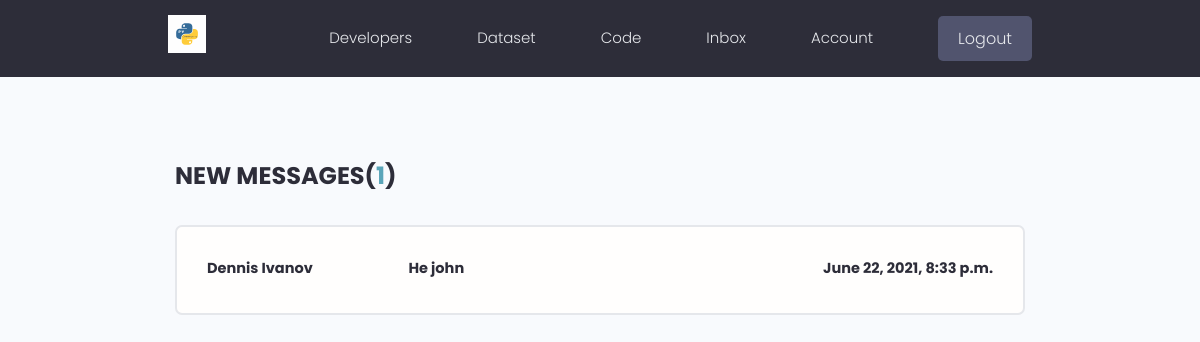
The app's page /inbox/ (signed in), older data.
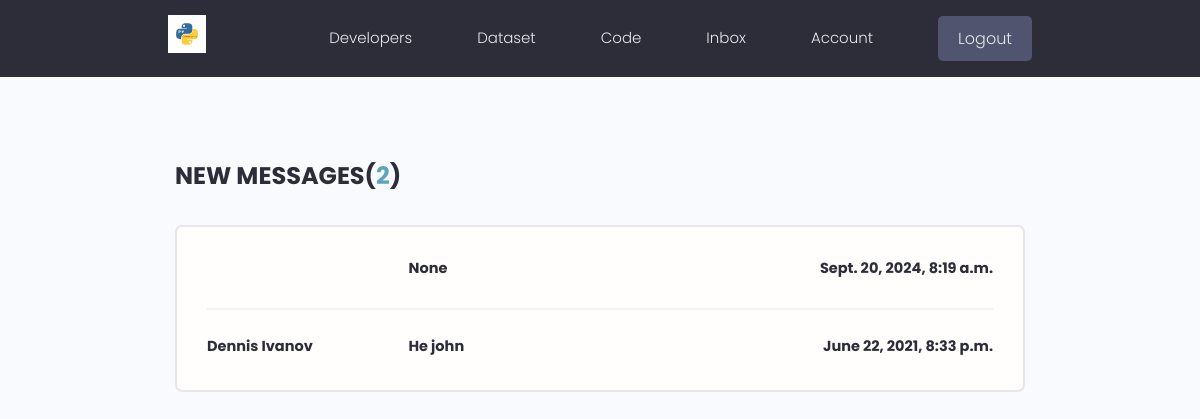
The same page, newer data.
### users/models.py (models this page shows, shortened)
class Message(models.Model):
    sender = models.ForeignKey(
        Profile, on_delete=models.SET_NULL, null=True, blank=True)
    recipient = models.ForeignKey(
        Profile, on_delete=models.SET_NULL, null=True, blank=True, related_name="messages")
    name = models.CharField(max_length=200, null=True, blank=True)
    email = models.EmailField(max_length=200, null=True, blank=True)
    subject = models.CharField(max_length=200, null=True, blank=True)
    body = models.TextField()
    is_read = models.BooleanField(default=False, null=True)
    created = models.DateTimeField(auto_now_add=True)
    id = models.UUIDField(default=uuid.uuid4, unique=True,
                          primary_key=True, editable=False)
    class Meta:
        ordering = ['is_read', '-created']

### users/views.py (the view)
# urls.py: path('inbox/', views.inbox, name="inbox"),
@login_required(login_url='login')
def inbox(request):
    profile = request.user.profile
    messageRequests = profile.messages.all()
    unreadCount = messageRequests.filter(is_read=False).count()
    context = {'messageRequests': messageRequests, 'unreadCount': unreadCount}
    return render(request, 'users/inbox.html', context)

### users/templates/users/inbox.html
{% extends 'main.html' %}
{% block content %}
<main class="inbox my-xl">
  <div class="content-box">
    <h3 class="inbox__title">New Messages(<span>{{unreadCount}}</span>)</h3>
    <ul class="messages">
      {% for message in messageRequests %}
      {% if message.is_read == False %}
      <li class="message message--unread">
        {% else %}
      <li class="message">
        {% endif %}
        <a href="{% url 'message' message.id %}">
          <span class="message__author">{{message.name}}</span>
          <span class="message__subject">{{message.subject}}</span>
          <span class="message__date">{{message.created}}</span>
        </a>
      </li>
      {% endfor %}
    </ul>
  </div>
</main>
{% endblock content %}

### templates/main.html (shortened to what this page needs)
<!DOCTYPE html>
{% load static %}
<html>
<head>
    <link rel="stylesheet" href="https://cdn.iconmonstr.com/1.3.0/css/iconmonstr-iconic-font.min.css" />
    <link rel="stylesheet" href="{% static 'uikit/styles/uikit.css' %}" />
    <link rel="stylesheet" href="{% static 'styles/app.css' %}" />
</head>
<body>
    {% include 'navbar.html' %}
    {% block content %}
    {% endblock content %}
</body>
</html>

### templates/navbar.html (shortened to what this page needs)
{% load static %}
<header class="header">
    <div class="container container--narrow">
        <a href="{% url 'profiles' %}" class="header__logo">
            <img src="{% static 'images/logo.svg' %} " alt="DevSearch Logo" />
        </a>
        <nav class="header__nav">
            <ul class="header__menu">
                <li class="header__menuItem"><a href="{% url 'profiles' %}">Developers</a></li>
                <li class="header__menuItem"><a href="{% url 'projects' %}">Dataset</a></li>
                <li class="header__menuItem"><a href="{% url 'code-list' %}">Code</a></li>
                {% if request.user.is_authenticated %}
                <li class="header__menuItem"><a href="{% url 'inbox' %}">Inbox</a></li>
                <li class="header__menuItem"><a href="{% url 'account' %}">Account</a></li>
                <li class="header__menuItem"><a href="{% url 'logout' %}" class="btn btn--sub">Logout</a></li>
                {% else %}
                <li class="header__menuItem"><a href="{% url 'login' %}" class="btn btn--sub">Login/Sign Up</a></li>
                {% endif %}
            </ul>
        </nav>
    </div>
</header>

### static/styles/app.css (style rules this page uses)
:root { --color-sub: #2d2d39; }
.btn--sub { background-color: var(--color-sub-light); }
img { width: 100%; }
.content-box { width: 95%; max-width: 85rem; margin: 0 auto; }
.header { position: sticky; z-index: 111; background-color: var(--color-sub); padding: 1.5rem 0; }
.header > .container { display: flex; justify-content: space-between; align-items: center; }
.header__logo > img { height: 3.8rem; }
.header__nav > ul { display: inline-flex; align-items: center; list-style: none; gap: 6.5rem; }
.header__menuItem > a { color: var(--color-light); font-weight: 300; }
.inbox { height: 90vh; }
.inbox__title, .inbox__title span { font-size: 2.4rem; font-weight: 700; color: var(--color-sub); text-transform: uppercase; text-align: left; margin-bottom: 3rem; }
.inbox__title span { color: var(--color-main); }
.messages { list-style: none; background: var(--color-white); padding: 0.5rem 3rem; border: 2px solid var(--color-light); border-radius: 0.7rem; }
.message { padding: 2.5rem 0; }
.message > a span { font-size: 1.45rem; font-weight: 500; }
.message.message--unread a span { font-weight: 700; color: var(--color-sub); }
.message:not(:last-child) { border-bottom: 2px solid var(--color-white-light); }
.message > a { display: flex; gap: 1rem; }
.message__author, .message__date { flex-basis: 25%; }
.message__subject { flex-basis: 50%; }
.message__date { text-align: right; }

### static/uikit/styles/modules/_variables.css (style rules this page uses)
:root { --color-main: #5aa5b9; --color-main-light: #e6faff; --color-sub: #3f4156; --color-sub-light: #51546e; --color-sub-lighter: #ededfd; --color-text: #737373; --color-gray: #8b8b8b; --color-light: #e5e7eb; --color-light-gray: #767676; --color-bg: #f8fafd; --color-white: #fffefd; --color-white-light: #f3f3f3; --color-success: #359e64; --color-success-bg: #def8e8; --color-error: #fc4b0b; --color-error-bg: #fff2ee; --font-base: 'Poppins', arial, helvetica, 'Segoe UI', roboto, ubuntu, sans-serif; --font-monospace: 'Fira Code', 'Courier New', courier, monospace; --font-regular: 300; --font-medium: 500; --font-bold: 700; --generic-shadow: 1px 1px 5px #00000010; --generic-transition: all 0.3s ease-in-out; }

### static/uikit/styles/modules/_base.css (style rules this page uses)
* { margin: 0; padding: 0; box-sizing: border-box; text-rendering: optimizeLegibility; color: inherit; font-size: inherit; }
html { font-size: 50%; }
@media only screen and (min-width: 480px) { html { font-size: 56.25%; } }
@media only screen and (min-width: 1200px) { html { font-size: 62.5%; } }
body { line-height: 1.6; font-weight: 400; font-size: 1.5rem; color: var(--color-text); background-color: var(--color-bg); min-height: 100vh; }

### static/uikit/styles/modules/_typography.css (style rules this page uses)
* { font-family: var(--font-base); }
h3 { font-size: 3.2rem; font-weight: var(--font-medium); }
p, span, strong { font-size: 1.6rem; color: var(--color-text); font-weight: var(--font-regular); }
a { padding-bottom: 2px; text-decoration: none; display: inline-block; color: var(--color-main); font-weight: var(--font-medium); }

### static/uikit/styles/modules/_utilities.css (style rules this page uses)
.container { width: 92%; max-width: 165rem; margin: 0 auto; box-sizing: border-box; }
.container--narrow { width: 92%; max-width: 120rem; }
@media screen and (min-width: 1000px) { .container { width: 90%; } }
@media screen and (min-width: 1000px) { .container--narrow { width: 85%; } }
@media screen and (min-width: 1200px) { .container { width: 80%; } }
@media screen and (min-width: 1200px) { .container--narrow { width: 72%; } }
.my-xl { margin: 8rem auto; }

### static/uikit/styles/modules/_button.css (style rules this page uses)
.btn { display: inline-block; position: relative; cursor: pointer; background-color: var(--color-light); font-weight: var(--font-medium); color: var(--color-sub); text-decoration: none; padding: 1rem 2rem; border-radius: 0.5rem; border: none; width: -webkit-fit-content; width: -moz-fit-content; width: fit-content; height: -webkit-fit-content; height: -moz-fit-content; height: fit-content; font-size: 1.6rem; outline-width: 0; outline-color: transparent; -webkit-backface-visibility: hidden; backface-visibility: hidden; transition: all 0.3s ease-in-out; }
.btn--sub { background-color: var(--color-sub); color: var(--color-white); }

Row changes from the older to the newer data that the page shows:
added Message: subject "None", created "Sept. 20, 2024, 8:19 a.m."
Text that changed along with them:
{{ unreadCount }}: "1" → "2"
